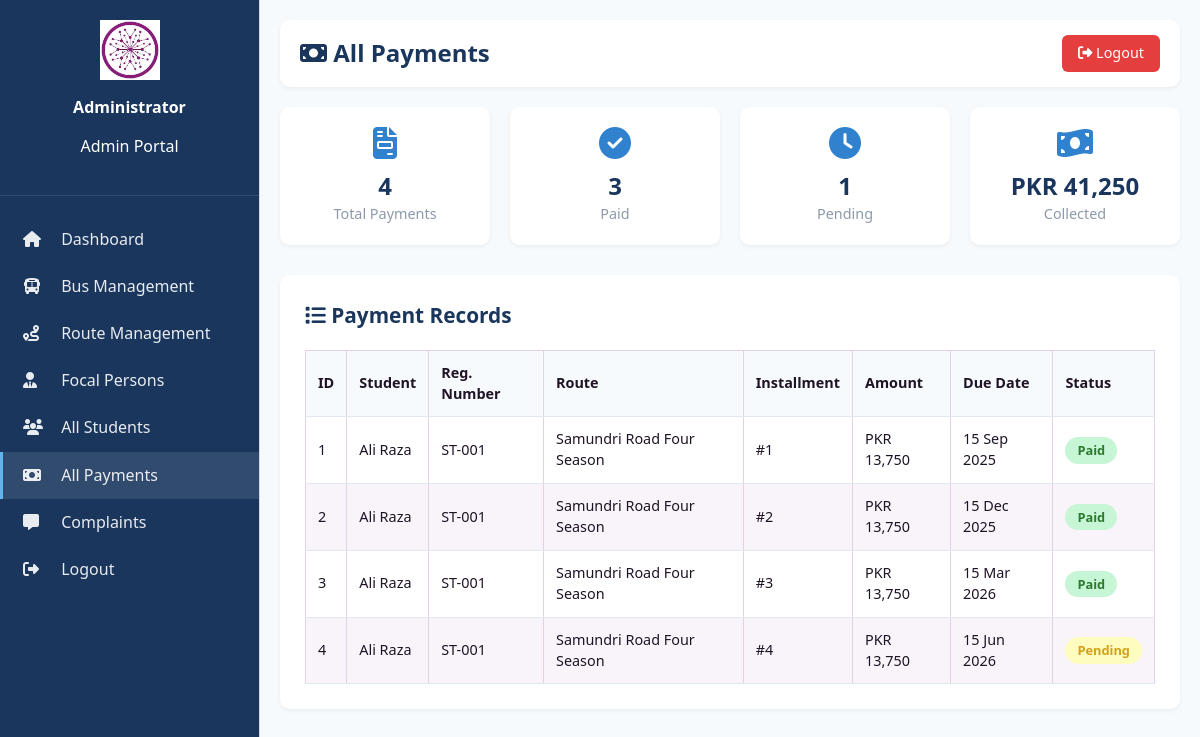
/backend/admin/payments.php (signed in), run on the app's committed database.
### tables this page shows
CREATE TABLE payments (
    payment_id INT AUTO_INCREMENT PRIMARY KEY,
    student_id INT NOT NULL,
    amount DECIMAL(10, 2) NOT NULL,
    payment_date DATE,
    due_date DATE,
    installment_number INT DEFAULT 1,
    status ENUM('Paid', 'Unpaid', 'Pending') DEFAULT 'Pending',
    processed_by INT,
    created_at TIMESTAMP DEFAULT CURRENT_TIMESTAMP,
    updated_at TIMESTAMP DEFAULT CURRENT_TIMESTAMP ON UPDATE CURRENT_TIMESTAMP,
    FOREIGN KEY (student_id) REFERENCES students(student_id) ON DELETE CASCADE,
    FOREIGN KEY (processed_by) REFERENCES users(id) ON DELETE SET NULL
);

CREATE TABLE students (
    student_id INT AUTO_INCREMENT PRIMARY KEY,
    name VARCHAR(100) NOT NULL,
    student_reg_no VARCHAR(50) UNIQUE,
    route_id INT,
    user_id INT UNIQUE,
    fee_status ENUM('Paid', 'Unpaid', 'Pending') DEFAULT 'Unpaid',
    fee_amount DECIMAL(10, 2) DEFAULT 0,
    last_payment_date DATE,
    created_at TIMESTAMP DEFAULT CURRENT_TIMESTAMP,
    updated_at TIMESTAMP DEFAULT CURRENT_TIMESTAMP ON UPDATE CURRENT_TIMESTAMP,
    FOREIGN KEY (route_id) REFERENCES routes(route_id) ON DELETE SET NULL,
    FOREIGN KEY (user_id) REFERENCES users(id) ON DELETE CASCADE
);

CREATE TABLE routes (
    route_id INT AUTO_INCREMENT PRIMARY KEY,
    route_name VARCHAR(100) NOT NULL,
    book_no INT,
    catalog_title VARCHAR(200),
    yearly_fare VARCHAR(50),
    academic_year VARCHAR(20),
    created_at TIMESTAMP DEFAULT CURRENT_TIMESTAMP
);

### backend/admin/payments.php (the view, shortened to what this page needs)
<?php
require_once '../connection.php';
$payments = $conn->query("SELECT p.*, s.name as student_name, s.student_reg_no, r.route_name
                          FROM payments p
                          JOIN students s ON p.student_id = s.student_id
                          LEFT JOIN routes r ON s.route_id = r.route_id
                          ORDER BY p.created_at DESC");
$stats = $conn->query("SELECT
    COUNT(*) as total,
    SUM(CASE WHEN status = 'Paid' THEN 1 ELSE 0 END) as paid,
    SUM(CASE WHEN status = 'Unpaid' THEN 1 ELSE 0 END) as unpaid,
    SUM(CASE WHEN status = 'Pending' THEN 1 ELSE 0 END) as pending,
    SUM(CASE WHEN status = 'Paid' THEN amount ELSE 0 END) as collected
FROM payments")->fetch_assoc();
?>
<!DOCTYPE html>
<html lang="en">
<head>
    <link rel="stylesheet" href="../../style.css">
    <link rel="stylesheet" href="https://cdnjs.cloudflare.com/ajax/libs/font-awesome/6.4.0/css/all.min.css">
</head>
<body>
    <div class="dashboard-container">
        <aside class="sidebar">
            <div class="sidebar-header">
                <img src="../../download.jfif" alt="Logo">
                <h3>Administrator</h3>
                <p>Admin Portal</p>
            </div>
            <ul class="nav-menu">
                <li><a href="dashboard.php"><i class="fas fa-home"></i> Dashboard</a></li>
                <li><a href="buses.php"><i class="fas fa-bus"></i> Bus Management</a></li>
                <li><a href="routes.php"><i class="fas fa-route"></i> Route Management</a></li>
                <li><a href="focals.php"><i class="fas fa-user-tie"></i> Focal Persons</a></li>
                <li><a href="students.php"><i class="fas fa-users"></i> All Students</a></li>
                <li><a href="payments.php" class="active"><i class="fas fa-money-bill"></i> All Payments</a></li>
                <li><a href="complaints.php"><i class="fas fa-comment-alt"></i> Complaints</a></li>
                <li><a href="../logout.php"><i class="fas fa-sign-out-alt"></i> Logout</a></li>
            </ul>
        </aside>
        <main class="main-content">
            <div class="top-bar">
                <h1><i class="fas fa-money-bill"></i> All Payments</h1>
                <a href="../logout.php" class="btn-logout"><i class="fas fa-sign-out-alt"></i> Logout</a>
            </div>
            <div class="stats-grid">
                <div class="stat-box">
                    <i class="fas fa-file-invoice"></i>
                    <div class="stat-number"><?php echo $stats['total']; ?></div>
                    <div class="stat-label">Total Payments</div>
                </div>
                <div class="stat-box">
                    <i class="fas fa-check-circle"></i>
                    <div class="stat-number"><?php echo $stats['paid']; ?></div>
                    <div class="stat-label">Paid</div>
                </div>
                <div class="stat-box">
                    <i class="fas fa-clock"></i>
                    <div class="stat-number"><?php echo $stats['pending']; ?></div>
                    <div class="stat-label">Pending</div>
                </div>
                <div class="stat-box">
                    <i class="fas fa-money-bill-wave"></i>
                    <div class="stat-number">PKR <?php echo number_format($stats['collected'], 0); ?></div>
                    <div class="stat-label">Collected</div>
                </div>
            </div>
            <div class="content-card">
                <h2><i class="fas fa-list"></i> Payment Records</h2>
                <?php if ($payments->num_rows > 0): ?>
                    <table class="data-table">
                        <thead>
                            <tr>
                                <th>ID</th>
                                <th>Student</th>
                                <th>Reg. Number</th>
                                <th>Route</th>
                                <th>Installment</th>
                                <th>Amount</th>
                                <th>Due Date</th>
                                <th>Status</th>
                            </tr>
                        </thead>
                        <tbody>
                            <?php while ($payment = $payments->fetch_assoc()): ?>
                                <tr>
                                    <td><?php echo $payment['payment_id']; ?></td>
                                    <td><?php echo htmlspecialchars($payment['student_name']); ?></td>
                                    <td><?php echo htmlspecialchars($payment['student_reg_no'] ?? 'N/A'); ?></td>
                                    <td><?php echo htmlspecialchars($payment['route_name'] ?? 'N/A'); ?></td>
                                    <td>#<?php echo $payment['installment_number']; ?></td>
                                    <td>PKR <?php echo number_format($payment['amount'], 0); ?></td>
                                    <td><?php echo date('d M Y', strtotime($payment['due_date'])); ?></td>
                                    <td><span class="status-badge status-<?php echo strtolower($payment['status']); ?>"><?php echo $payment['status']; ?></span></td>
                                </tr>
                            <?php endwhile; ?>
                        </tbody>
                    </table>
                <?php else: ?>
                    <p style="text-align: center; color: #718096; padding: 40px;">No payment records found.</p>
                <?php endif; ?>
            </div>
        </main>
    </div>
</body>
</html>

### style.css (style rules this page uses)
:root { --purple-900: #3e0d48; --purple-800: #5a1768; --purple-700: #6f1f7d; --purple-500: #8b2d99; --purple-300: #b568bf; --bg: #f4eff8; --text: #1f1326; --danger: #a10e5a; --ok: #6f1f7d; --card: #ffffff; --border: #e1d2e8; --success: #2d7a2d; --warning: #d4a017; --info: #2c5aa0; }
* { box-sizing: border-box; }
body { margin: 0; font-family: "Segoe UI", Tahoma, Geneva, Verdana, sans-serif; color: var(--text); background: var(--bg); line-height: 1.45; -webkit-font-smoothing: antialiased; -moz-osx-font-smoothing: grayscale; }
.feature-grid, .role-grid, .stats-grid { display: grid; grid-template-columns: repeat(4, minmax(0, 1fr)); gap: 0.9rem; }
.sidebar { background: #fff; border-right: 1px solid var(--border); padding: 1rem 0.8rem; }
table { width: 100%; border-collapse: collapse; overflow: hidden; }
th, td { text-align: left; padding: 0.62rem 0.55rem; border: 1px solid var(--border); font-size: 0.9rem; }
th { background: rgba(139, 45, 153, 0.1); }
tbody tr:nth-child(even) { background: rgba(139, 45, 153, 0.05); }
.stat-label { font-size: 0.875rem; color: var(--text); opacity: 0.8; }
.status-pending { color: var(--text-secondary); font-weight: 600; }
.status-paid { color: var(--success); font-weight: 600; }
.status-pending { color: var(--warning); font-weight: 600; }
.status-badge { padding: 0.5rem 1rem; border-radius: 20px; font-size: 0.85rem; font-weight: 600; display: inline-block; }
.stat-label { font-weight: 500; color: rgba(31, 19, 38, 0.7); }
.status-paid { color: var(--success) !important; font-weight: 600; }
.status-pending { color: var(--warning) !important; font-weight: 600; }

### backend/admin/payments.php (style rules this page uses)
.dashboard-container { display: flex; min-height: 100vh; }
.sidebar { width: 260px; background: #1a365d; color: white; padding: 20px 0; position: fixed; height: 100vh; overflow-y: auto; }
.sidebar-header { padding: 0 20px 20px; border-bottom: 1px solid rgba(255,255,255,0.1); text-align: center; }
.sidebar-header img { width: 60px; margin-bottom: 10px; }
.sidebar-header h3 { font-size: 1rem; margin: 0; }
.nav-menu { list-style: none; padding: 20px 0; margin: 0; }
.nav-menu a { display: block; padding: 12px 20px; color: rgba(255,255,255,0.9); text-decoration: none; transition: all 0.3s; border-left: 3px solid transparent; }
.nav-menu a:hover, .nav-menu a.active { background: rgba(255,255,255,0.1); border-left-color: #63b3ed; }
.nav-menu i { width: 24px; margin-right: 10px; }
.main-content { flex: 1; margin-left: 260px; padding: 20px; background: #f7fafc; min-height: 100vh; }
.top-bar { display: flex; justify-content: space-between; align-items: center; padding: 15px 20px; background: white; border-radius: 10px; margin-bottom: 20px; box-shadow: 0 2px 4px rgba(0,0,0,0.05); }
.top-bar h1 { margin: 0; font-size: 1.5rem; color: #1a365d; }
.btn-logout { padding: 8px 16px; background: #e53e3e; color: white; border: none; border-radius: 6px; cursor: pointer; text-decoration: none; font-size: 0.9rem; }
.content-card { background: white; border-radius: 10px; padding: 25px; box-shadow: 0 2px 4px rgba(0,0,0,0.05); margin-bottom: 20px; }
.content-card h2 { margin: 0 0 20px; color: #1a365d; font-size: 1.3rem; }
.stats-grid { display: grid; grid-template-columns: repeat(4, 1fr); gap: 20px; margin-bottom: 30px; }
.stat-box { background: white; border-radius: 10px; padding: 20px; text-align: center; box-shadow: 0 2px 4px rgba(0,0,0,0.05); }
.stat-box i { font-size: 2rem; margin-bottom: 10px; color: #3182ce; }
.stat-number { font-size: 1.5rem; font-weight: 700; color: #1a365d; }
.stat-label { color: #718096; font-size: 0.9rem; }
.data-table { width: 100%; border-collapse: collapse; }
.data-table th, .data-table td { padding: 12px; text-align: left; border-bottom: 1px solid #e2e8f0; }
.data-table th { background: #f7fafc; font-weight: 600; }
.status-badge { padding: 4px 12px; border-radius: 20px; font-size: 0.8rem; font-weight: 600; }
.status-paid { background: #c6f6d5; color: #22543d; }
.status-pending { background: #fefcbf; color: #975a16; }

### data on the page
payments: payment_id "1", student.name "Ali Raza", student.student_reg_no "ST-001", routes.route_name "Samundri Road Four Season", installment_number "1", amount "13,750", due_date "15 Sep 2025", status "Paid"
payments: payment_id "2", student.name "Ali Raza", student.student_reg_no "ST-001", routes.route_name "Samundri Road Four Season", installment_number "2", amount "13,750", due_date "15 Dec 2025", status "Paid"
payments: payment_id "3", student.name "Ali Raza", student.student_reg_no "ST-001", routes.route_name "Samundri Road Four Season", installment_number "3", amount "13,750", due_date "15 Mar 2026", status "Paid"
payments: payment_id "4", student.name "Ali Raza", student.student_reg_no "ST-001", routes.route_name "Samundri Road Four Season", installment_number "4", amount "13,750", due_date "15 Jun 2026", status "Pending"

### other printed values
$stats['total'] "4"
$stats['paid'] "3"
$stats['pending'] "1"
$stats['collected'] "41,250"
